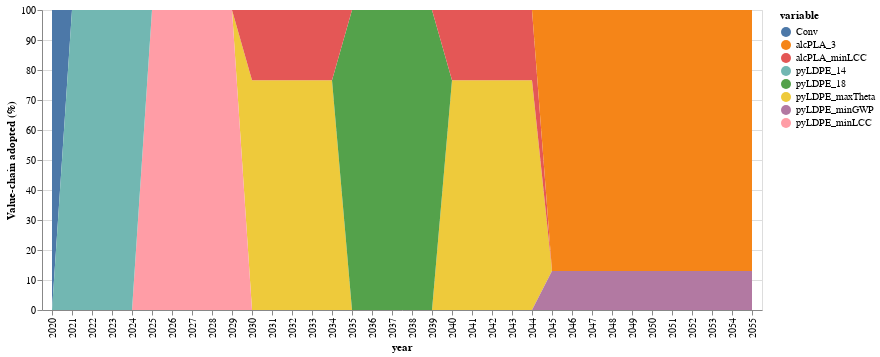

Notebook code for this chart:
### Code cell
#only for this result

function conventional(i1,t)
    if t==0
        if mod(i1,5)≥mod(sum(round.(JuMP.values.(tk)[1:nrow(compromise),t+1];digits=2)),5) && sum(JuMP.values.(xk)[1:nrow(compromise),t+1]) > 0
            return (1-sum(JuMP.values.(xk)[k,t+1] for k in 1:nrow(compromise)))
        else
            return 0
        end
    else
        sum_xks_atT=0
        for k1 in 1:nrow(compromise)
            if mod(i1,5)≥mod(round(JuMP.values.(tk)[k1,t+1];digits=2),5) && sum(JuMP.values.(xk)[k1,t:t+1])>0 && t>0
                sum_xks_atT+=JuMP.values.(xk)[k1,t+1]
            else
                sum_xks_atT+=JuMP.values.(xk)[k1,t]
            end
        end
            
        #if mod(i1,5)≥mod(round(sum(JuMP.values.(tk)[1:nrow(compromise),t+1]);digits=2),5) && sum(JuMP.values.(xk)[1:nrow(compromise),t:t+1])>0 && t>0
        #    t=t+1
        #end
        #return (1-sum(JuMP.values.(xk)[k,t] for k in 1:nrow(compromise)))
        return (1-sum_xks_atT)
    end
end

function innovation(i1,k1,t)
    if t==0 
        if mod(i1,5)≥mod(round(JuMP.values.(tk)[k1,t+1];digits=2),5) && JuMP.values.(xk)[k1,t+1] > 0
            t=1
            return (sum(JuMP.values.(xk)[k,t] for k=k1:k1))            
        else
            return 0
        end
    end
    if mod(i1,5)≥mod(round(JuMP.values.(tk)[k1,t+1];digits=2),5) && sum(JuMP.values.(xk)[k1,t:t+1])>0 && t>0
        t=t+1
    end
    return sum(JuMP.values.(xk)[k,t] for k=k1:k1)
end

conv=zeros(51)

conv[1]=100
inn_co2=zeros(nrow(compromise),51)

for k in 1:nrow(compromise)
    inn_co2[k,1]=0
end
j=0
for t in 2:51
    if 0 ≤ t ≤ 5
        j=0
    elseif 6 ≤ t ≤ 10
        j=1
    elseif 6 ≤ t ≤ 10
        j=2
    elseif 11 ≤ t ≤ 15
        j=3
    elseif 16 ≤ t ≤ 20
        j=4
    elseif 21 ≤ t ≤ 25
        j=5
    else
        j=6
    end
    
    
    
    conv[t]=100*conventional(t,j)
    for k in 1:nrow(compromise)
        
        inn_co2[k,t]=100*innovation(t,k,j)
    end
end
#conv[1:5].=initial[1,3]

sNames = ["conv","inn1","inn2","inn3","inn4","inn5","inn6","inn7","inn8","inn9","inn10"]
xLabels = []
for i in 2020:2070
    push!(xLabels,string(i))
end

#df = DataFrame(year=xLabels, conv=conv, inn1=inn_co2[1,:],inn2=inn_co2[2,:],inn3=inn_co2[3,:],inn4=inn_co2[4,:],
#        inn5=inn_co2[5,:],inn6=inn_co2[6,:],inn7=inn_co2[7,:],inn8=inn_co2[8,:],inn9=inn_co2[9,:],inn10=inn_co2[10,:])
df = DataFrame(vcat(conv',inn_co2)',:auto)


df=df[1:36,:]

df=df[!, any.(>(0), eachcol(df))]
df[!,:year]=xLabels[1:36]
#rename!(df,[:x1,:x93,:x218,:x222] .=> [:Conv,:pyLDPE1,:alcPLA2,:alcPLA6])
#df[!,:pyLDPE11]=zeros(36)
rename!(df,[:x1] .=> [:Conv])
#df[!,:x104]=zeros(36)
#df[!,:x201]=zeros(36)

#rename!(df,[:x94,:x95,:x104,:x109,:x196,:x198,:x199,:x200,:x201] .=> [:LABS12,:LABS13,:LABS22,:LABS27,:RecyclPLA2,:RecyclPLA4,:RecyclPLA5,:RecyclPLA6,:RecyclPLA7])
rename!(df,[:x29,:x30,:x31,:x45,:x49] .=> [:pyLDPE_maxTheta,:pyLDPE_minGWP,:pyLDPE_minLCC,:pyLDPE_14,:pyLDPE_18])
rename!(df,[:x160,:x164] .=> [:alcPLA_minLCC,:alcPLA_3])
split_yearly=df |> stack |> @vlplot(:area, x=:year, y={:value, stack=:zero, title="Value-chain adopted (%)"}, color="variable:n",legend=:sNames) 

#save("./result-case-roadmap/split_yearly-netzero.svg", split_yearly)
split_yearly

### Figure 1 — Vega-Lite specification as saved in the notebook (floating-point values rounded to 4 significant figures; data arrays with more than 128 entries replaced by an {"elided": "..."} marker saying what was removed)
{"data": {"values": {"elided": "288 records"}}, "encoding": {"color": {"field": "variable", "type": "nominal"}, "x": {"field": "year"}, "y": {"field": "value", "stack": "zero", "title": "Value-chain adopted (%)", "type": "quantitative"}}, "legend": "sNames", "mark": "area"}
